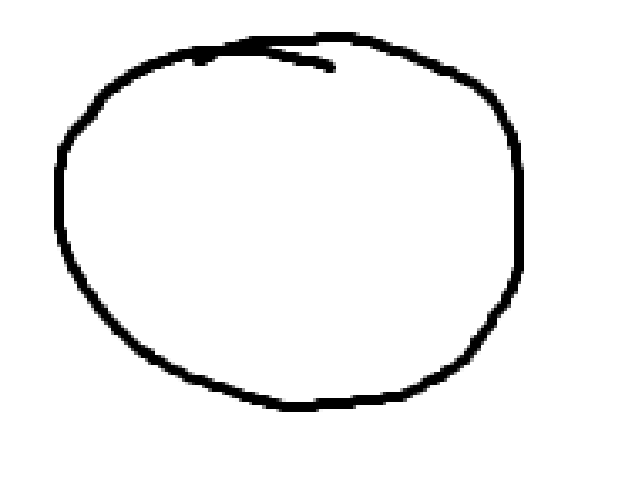
%> input picture Ano_2/CR/TP/Tarefa_d/ImagensCriadas/circle/circle_1.png, 638 x 482 px
$ octave --eval "result = lerImagemBinaria('ImagensCriadas/circle/circle_1.png');"   (GNU Octave 9; MATLAB toolbox functions it lacks are replaced by stand-ins)
%> lines starting %> are read from the running program, lines starting %| are printed output that depends on the picture; in (x1, y1, x2, y2) boxes, pixels count from 0 and x2, y2 are one past the last pixel; in counts of white or black regions, pixels touching at a corner belong together; the program's own positions count from 1
function vetor = lerImagemBinaria(caminho)
%> called with caminho = 'ImagensCriadas/circle/circle_1.png'
    img = imread(caminho);
%> img is the input picture: size 482x638x3 uint8; min 0, max 255, mean 242.2

    if ndims(img) == 3
        img = rgb2gray(img);
%> img: size 482x638 uint8
    end
    img = imresize(img, [20 20]);
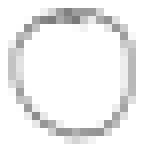
%> img: size 20x20 uint8 (shown 8 times larger); min 121, max 255, mean 241.2
    img = im2double(img);
%> img: size 20x20 double
    imgBin = img > 0.5;
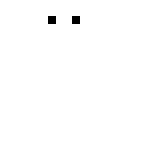
%> imgBin: size 20x20 logical (shown 8 times larger); 99.5% white; black in thin lines or dots, all inside (x1, y1, x2, y2) = (6, 2, 10, 3)
    vetor = reshape(imgBin, [], 1);
%> vetor = 400 logical values, 398 true
end

$ run again, on Ano_2/CR/TP/Tarefa_d/ImagensCriadas/circle/circle_2.png
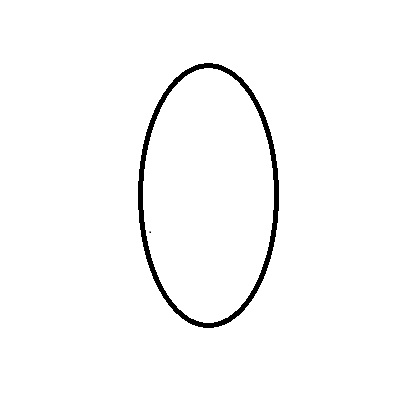
%> input picture Ano_2/CR/TP/Tarefa_d/ImagensCriadas/circle/circle_2.png, 401 x 401 px
%> in lerImagemBinaria, img is the input picture: size 401x401x3 uint8; min 0, max 255, mean 249.9
%> in lerImagemBinaria, `img = imresize(img, [20 20]);`:
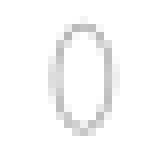
%> img: size 20x20 uint8 (shown 8 times larger); min 184, max 255, mean 249.5
%> imgBin: size 20x20 logical; every value is 1
%> vetor = 400 logical values, 400 true

$ run again, on Ano_2/CR/TP/Tarefa_d/ImagensCriadas/circle/circle_3.png
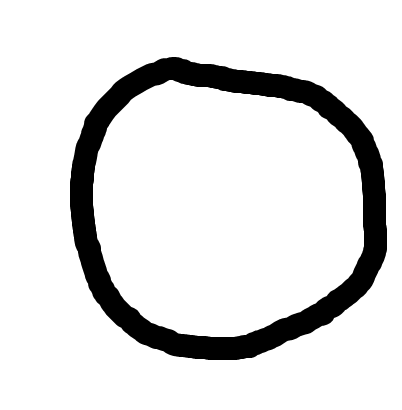
%> input picture Ano_2/CR/TP/Tarefa_d/ImagensCriadas/circle/circle_3.png, 402 x 410 px
%> in lerImagemBinaria, img is the input picture: size 410x402x3 uint8; min 0, max 255, mean 221.8
%> in lerImagemBinaria, `img = imresize(img, [20 20]);`:
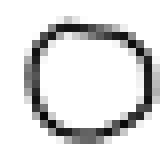
%> img: size 20x20 uint8 (shown 8 times larger); min 9, max 255, mean 220.3
%> in lerImagemBinaria, `imgBin = img > 0.5;`:
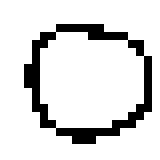
%> imgBin: size 20x20 logical (shown 8 times larger); 85.8% white; black in thin lines or dots, all inside (x1, y1, x2, y2) = (3, 3, 19, 18)
%> vetor = 400 logical values, 343 true

$ run again, on Ano_2/CR/TP/Tarefa_d/ImagensCriadas/circle/circle_4.png
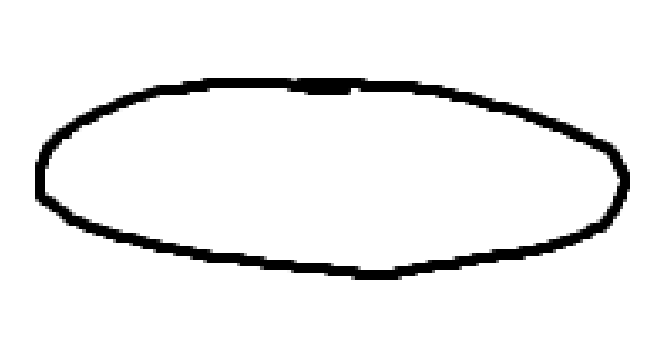
%> input picture Ano_2/CR/TP/Tarefa_d/ImagensCriadas/circle/circle_4.png, 668 x 358 px
%> in lerImagemBinaria, img is the input picture: size 358x668x3 uint8; min 0, max 255, mean 239.4
%> in lerImagemBinaria, `img = imresize(img, [20 20]);`:
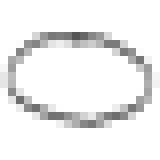
%> img: size 20x20 uint8 (shown 8 times larger); min 86, max 255, mean 238.4
%> in lerImagemBinaria, `imgBin = img > 0.5;`:
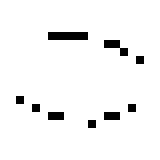
%> imgBin: size 20x20 logical (shown 8 times larger); 95.8% white; black in thin lines or dots, all inside (x1, y1, x2, y2) = (2, 4, 18, 16)
%> vetor = 400 logical values, 383 true
